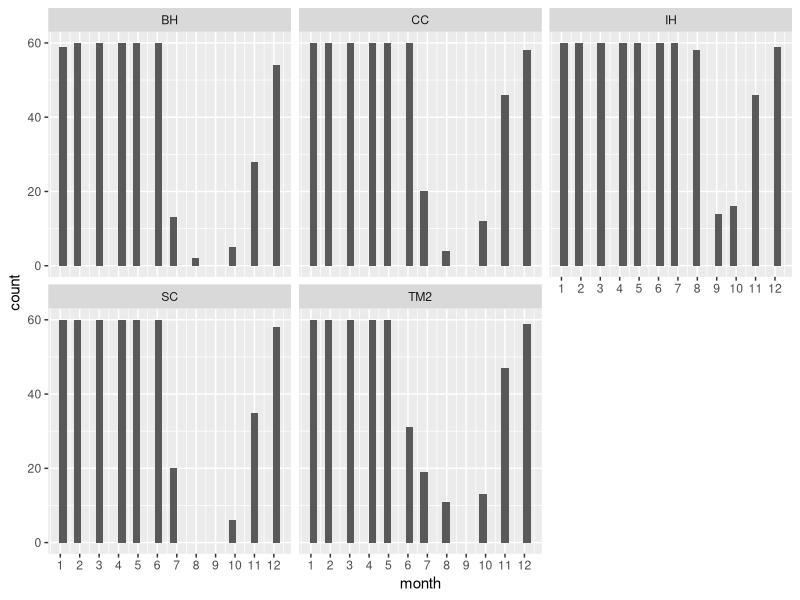

The R source for this figure: (Note: this script raises an error after producing the figure.)
## ---- chunk 1
knitr::opts_chunk$set(echo = TRUE)
#clear console if needed
#rm(list = ls())
## ---- chunk 2
library(raster) #for the CV function 
library(tidyverse)

sem <- function(x, na.rm=FALSE) { #standard error function 
  sd(x,na.rm=na.rm)/sqrt(length(na.omit(x)))
} 

true_round <- function(number, digits) { #rounding function that bypasses R's round to even default
  posneg <- sign(number)
  number <- abs(number) * 10^digits
  number <- number + 0.5 + sqrt(.Machine$double.eps)
  number <- trunc(number)
  number <- number / 10 ^ digits
  number * posneg
} 
## ---- chunk 3
#pop info
pops_common_garden <- read_csv("../input/WL2_Data/Pops_for_2023_WL2.csv") #pops included in common garden 
pops_common_garden_nonotes <- pops_common_garden %>% select(parent.pop:phylogroup, elevation.group) #subset columns

#Need to add YO1 for JGI:
yose1 <- tibble(parent.pop="YO1", phylogroup=NA) 
pops_common_garden_jgi <- bind_rows(pops_common_garden_nonotes, yose1)

#extra location info 
pop_loc <- read_csv("../input/Strep_tort_locs.csv")

#need to change YOSE to YO
pop_loc_yo <- pop_loc %>% mutate(parent.pop = str_replace(`Site code`, "YOSE(\\d+)", "YO\\1")) %>% select(Lat, Long, elev_m=`Elevation (m)`, parent.pop)

#merge in location info
pop_elev <- left_join(pops_common_garden_jgi, pop_loc_yo)

#add in common garden sites
sites_loc <- tibble(parent.pop=c("UCD_Garden", "WL2_Garden"), phylogroup=NA, Lat=c("38.53250", "38.82599"), Long=c("-121.78299", "-120.25090"), elev_m=c(16,2020))
pops_gardens_locs <- bind_rows(pop_elev, sites_loc)

#add row names
pops_gardens_locs_rowids <- pops_gardens_locs %>% rowid_to_column() %>% mutate(rowid = as.character(rowid))
## ---- chunk 4
flint_data1 <- read_csv("../input/Updated_Flint_Climate_Oct2024.csv") #This only goes through Aug 2024
flint_data2 <- read_csv("../input/Updated_Flint_Sept-Dec2024.csv") #Sept-Dec 2024

#merge:
flint_data <- bind_rows(flint_data1, flint_data2)
## ---- chunk 5
cwd <- flint_data %>% filter(str_detect(DataFileName, "cwd"))
cwd_long <- cwd %>% 
  pivot_longer(!DataFileName, names_to = "rowid", values_to = "cwd") %>% 
  extract(DataFileName, c("year", "month"), "(\\d+)(.*)", convert = TRUE) %>% 
  separate(month, into = c("month", "file_type")) %>% select(rowid, year, month, cwd)

pet <- flint_data %>% filter(str_detect(DataFileName, "pet"))
pet_long <- pet %>% 
  pivot_longer(!DataFileName, names_to = "rowid", values_to = "pet") %>% 
  extract(DataFileName, c("year", "month"), "(\\d+)(.*)", convert = TRUE) %>% 
  separate(month, into = c("month", "file_type")) %>% select(rowid, year, month, pet)

aet <- flint_data %>% 
  filter(str_detect(DataFileName, "aet"))
aet_long <- aet %>% 
  pivot_longer(!DataFileName, names_to = "rowid", values_to = "aet") %>% 
  extract(DataFileName, c("year", "month"), "(\\d+)(.*)", convert = TRUE) %>% 
  separate(month, into = c("month", "file_type")) %>% select(rowid, year, month, aet)

pck <- flint_data %>% filter(str_detect(DataFileName, "pck"))
pck_long <- pck %>% 
  pivot_longer(!DataFileName, names_to = "rowid", values_to = "pck") %>% 
  extract(DataFileName, c("year", "month"), "(\\d+)(.*)", convert = TRUE) %>% 
  separate(month, into = c("month", "file_type")) %>% select(rowid, year, month, pck)

ppt <- flint_data %>% filter(str_detect(DataFileName, "ppt"))
ppt_long <- ppt %>% 
  pivot_longer(!DataFileName, names_to = "rowid", values_to = "ppt") %>% 
  extract(DataFileName, c("year", "month"), "(\\d+)(.*)", convert = TRUE) %>% 
  separate(month, into = c("month", "file_type")) %>% select(rowid, year, month, ppt)

tmn <- flint_data %>% filter(str_detect(DataFileName, "tmn"))
tmn_long <- tmn %>% 
  pivot_longer(!DataFileName, names_to = "rowid", values_to = "tmn") %>% 
  extract(DataFileName, c("year", "month"), "(\\d+)(.*)", convert = TRUE) %>% 
  separate(month, into = c("month", "file_type")) %>% select(rowid, year, month, tmn)

tmx <- flint_data %>% filter(str_detect(DataFileName, "tmx"))
tmx_long <- tmx %>% 
  pivot_longer(!DataFileName, names_to = "rowid", values_to = "tmx") %>% 
  extract(DataFileName, c("year", "month"), "(\\d+)(.*)", convert = TRUE) %>% 
  separate(month, into = c("month", "file_type")) %>% select(rowid, year, month, tmx)

#merge:
flint_long <- full_join(aet_long, cwd_long)
flint_long <- full_join(flint_long, pck_long)
flint_long <- full_join(flint_long, pet_long)
flint_long <- full_join(flint_long, ppt_long)
flint_long <- full_join(flint_long, tmn_long)
flint_long <- full_join(flint_long, tmx_long)

flint_pops <- full_join(pops_gardens_locs_rowids, flint_long) 
#write_csv(flint_pops, "../output/Climate/Flint_AllSites_Dec2024.csv") 
## ---- chunk 6
pop_elev_climate <- flint_pops %>% 
  select(parent.pop, elevation.group, elev_m, Lat:Long, year:tmx) %>% #organize the columns 
  mutate(elevation.group=if_else(parent.pop=="UCD_Garden", "Low",  #add elevation group for gardens
                                 if_else(parent.pop=="WL2_Garden", "High", elevation.group))) %>% 
  filter(parent.pop!="YO1") #remove YO1 from the dataset 
#write_csv(pop_elev_climate, "../output/Climate/flint_climate_UCDpops.csv") #this is the file used in "Flint_Growth_Season.Rmd" and "Climate_PCAs_AllYear.Rmd"
## ---- chunk 7
month_nums <- tibble(month=c("jan","feb","mar","apr","may","jun","jul","aug","sep","oct","nov","dec"),
                     month_nums=c(1:12)) #give calendar months a number 

#merge:
flint_all_year_mosnums <- left_join(pop_elev_climate, month_nums) %>% arrange(parent.pop, year, month_nums) 

#define the water year as November-October:
flint_all_year_wtr_yr <- flint_all_year_mosnums %>% 
  mutate(wtr_yr = year + month_nums %in% c(11:12)) %>% 
  mutate(timeframe = case_when(
                                wtr_yr < 1964 ~ "beforehistoric",
                                wtr_yr >= 1964 & wtr_yr < 1994 ~ "historic",
                                wtr_yr >= 1994 & wtr_yr < 2024 ~ "recent")) %>%
                         mutate(timeframe = as.factor(timeframe), month = as.factor(month)) %>%
                         filter(wtr_yr != 1895, wtr_yr < 2024) %>% #remove years with less than 12 months of data 
                         mutate(months_wtryr = case_when(
                           month == "nov" ~ 1,
                           month == "dec" ~ 2,
                           month == "jan" ~ 3,
                           month == "feb" ~ 4,
                           month == "mar" ~ 5,
                           month == "apr" ~ 6,
                           month == "may" ~ 7, 
                           month == "jun" ~ 8,
                           month == "jul" ~ 9, 
                           month == "aug" ~ 10,
                           month == "sep" ~ 11,
                           month == "oct" ~ 12 )) %>% 
  select(parent.pop:month, timeframe, wtr_yr, months_wtryr, aet:tmx)  #organize the columns 
summary(flint_all_year_wtr_yr)
#write_csv(flint_all_year_wtr_yr, "../output/Climate/flint_all_year_wtr_yr.csv")

#water year is calculated Nov - October.  Could have issues with this, but move forward for now. Can be changed later. 
## ---- chunk 8
# Calculating average temp and diurnal range for each month
bioclim_wtr_yr_prep <- flint_all_year_wtr_yr %>% 
  mutate(tavg = (tmn + tmx)/2, t_diurnal = (tmx-tmn))

#Bio 1, 2, 4, 7, 12, 15
bioclim_wtr_yr_calc <- bioclim_wtr_yr_prep %>% 
  group_by(parent.pop, elevation.group, elev_m, timeframe, wtr_yr) %>% 
  summarise(ann_tmean=mean(tavg),  #Bio1 - Annual Mean Temperature
            mean_diurnal_range=mean(t_diurnal), #Bio2 - Mean Diurnal Range
            temp_seasonality=sd(tavg), #Bio4 - Temperature Seasonality
            temp_ann_range=(max(tmx))-(min(tmn)), #bio7 - temp annual range
            ann_ppt=sum(ppt), #bio12 - annual precip
            ppt_seasonality=cv(ppt+1)) #bio15 - Precipitation Seasonality (+1 to avoid strange CVs for areas where mean rainfaill is < 1)

# Calculating wettest, driest, warmest, and coldest months 
wettest_month <- bioclim_wtr_yr_prep %>%  #there's one wettest month per pop/year
  group_by(parent.pop, elevation.group, elev_m, timeframe, wtr_yr) %>% 
  slice_max(ppt)
driest_month <- bioclim_wtr_yr_prep %>%  #there's more than one driest month for some pops and years 
  group_by(parent.pop, elevation.group, elev_m, timeframe, wtr_yr) %>% 
  slice_min(ppt)
warmest_month <- bioclim_wtr_yr_prep %>% #there's more than one warmest month for 1 pop/year
  group_by(parent.pop, elevation.group, elev_m, timeframe, wtr_yr) %>% 
  slice_max(tavg)
coldest_month <- bioclim_wtr_yr_prep %>% #there's more than one driest month for some pops and years 
  group_by(parent.pop, elevation.group, elev_m, timeframe, wtr_yr) %>% 
  slice_min(tavg)

# Bio 8, 9, 18, 19
bio8_wtryr <- wettest_month %>% #bio8 = tmean_wettest_month
  dplyr::select(parent.pop, elevation.group, elev_m, timeframe, wtr_yr, tmean_wettest_month=tavg)
bio9_wtryr <- driest_month %>% #bio9 = tmean_driest_month
  group_by(parent.pop, elevation.group, elev_m, timeframe, wtr_yr) %>% 
  summarise(tmean_driest_month=mean(tavg)) #taking the average b/c some years where there are multiple driest months 
bio18_wtryr <- warmest_month %>% #bio18 = ppt_warmest_month
  group_by(parent.pop, elevation.group, elev_m, timeframe, wtr_yr) %>% 
  summarise(ppt_warmest_month=mean(ppt)) #taking the avg b/c more than one warmest month for one pop/year
bio19_wtryr <- coldest_month %>% #bio19 = ppt_coldest_month
  group_by(parent.pop, elevation.group, elev_m, timeframe, wtr_yr) %>% 
  summarise(ppt_coldest_month=mean(ppt)) #taking the avg b/c more than one coldest month for one pop/year
#merge:
bio8_9_wtryr <- full_join(bio8_wtryr, bio9_wtryr) 
bio18_19_wtryr <- full_join(bio18_wtryr, bio19_wtryr) 
all_periods_wtryr <- full_join(bio8_9_wtryr, bio18_19_wtryr)

#Merge all bioclims
bioclim_wtryr <- full_join(bioclim_wtr_yr_calc, all_periods_wtryr)
summary(bioclim_wtryr)
#write_csv(bioclim_wtryr, "../output/Climate/bioclim_wtr_yr.csv")
## ---- chunk 9
growyear_months <- tibble(month=c(1:12), growmonth=c(5, 6, 7, 8, 9, 10, 11, 12, 1, 2, 3, 4)) #start in Sept for low elev though due to after-ripening requirements 
pop_elev_climate_60 <- pop_elev_climate %>% 
  filter(parent.pop != "UCD_Garden") %>% #remove Davis garden 
  mutate(month = recode(month, #convert months to numbers 
  jan = 1,
  feb = 2,
  mar = 3,
  apr = 4,
  may = 5,
  jun = 6,
  jul = 7,
  aug = 8,
  sep = 9,
  oct = 10,
  nov = 11,
  dec = 12
)) %>% 
  left_join(growyear_months) %>% 
  mutate(grow_yr = year + month %in% c(9:12)) %>% #match water year to grow months 
  filter(grow_yr >= 1964, grow_yr < 2024) %>%  #use the most recent 60 years
  select(parent.pop:Long, year_cal=year, grow_yr, month, growmonth, cwd, pck, ppt, tmn, tmx) %>% 
  arrange(parent.pop, year_cal, month)

pop_elev_climate_60_avgs <- pop_elev_climate_60 %>% 
  group_by(parent.pop, elevation.group, elev_m, month) %>% 
  summarise_at(c("cwd", "pck", "ppt", "tmn", "tmx"), c(mean, sem), na.rm = TRUE) #60 year averages per month for each pop
names(pop_elev_climate_60_avgs) <- gsub("fn2", "sem", colnames(pop_elev_climate_60_avgs))
names(pop_elev_climate_60_avgs) <-gsub("fn1", "mean", colnames(pop_elev_climate_60_avgs))
pop_elev_climate_60_avgs <- pop_elev_climate_60_avgs %>% mutate(PckSum=sum(pck_mean)) #estimate of average total snowpack in a year 
## ---- chunk 10
nosnow_pops_60 <- pop_elev_climate_60_avgs %>% filter(PckSum < 70)
unique(nosnow_pops_60$parent.pop) #BH, CC, TM2, SC, IH 
summary(nosnow_pops_60) #3rd quartile of CWD = 85.15

nosnow_pops_60_tojoin <- nosnow_pops_60 %>% select(parent.pop:elev_m, PckSum) %>% distinct() #pull out PckSum
nosnow_pops_60_years <- left_join(nosnow_pops_60_tojoin, pop_elev_climate_60) #add PckSum to full 60 year data frame 

#first month
nosnow_60_first_month <- nosnow_pops_60_years %>%
  group_by(parent.pop, elevation.group, elev_m, grow_yr) %>% 
  filter(ppt>=25) %>% 
  arrange(growmonth) %>% 
  filter(row_number()==1) #get first month for each pop and year with germinating inducing rain 
nosnow_60_first_month_tomerge <- nosnow_60_first_month %>% 
  select(parent.pop:elev_m, grow_yr, firstmonth=growmonth) #first month is in grow month not calendar month format
#merge:
nosnow_60_first_month_col <- full_join(nosnow_pops_60_years, nosnow_60_first_month_tomerge)

#last month
nosnow_60_last_month <- nosnow_60_first_month_col %>%
  group_by(parent.pop, elevation.group, elev_m, grow_yr) %>% 
  filter(growmonth>firstmonth) %>% #start the search at the first month of the growth season 
  filter(cwd>85.15) %>% #last month is when cwd gets too high 
  arrange(growmonth) %>% 
  filter(row_number()==1)
nosnow_60_last_month_tomerge <- nosnow_60_last_month %>% 
  select(parent.pop:elev_m, grow_yr, lastmonth=growmonth) #last month is in grow month not calendar month format
nosnow_60_last_month_col <- full_join(nosnow_60_first_month_col, nosnow_60_last_month_tomerge) %>% 
  select(parent.pop:growmonth, firstmonth, lastmonth, cwd:tmx)
## ---- chunk 11
nosnow_60_last_month_col %>% filter(is.na(lastmonth)) %>% arrange(grow_yr) #16 cases in IH with no last month 
nosnow_60_last_month_col %>% filter(parent.pop=="IH") #most of above = cases where the next Sept is the month with cwd past the threshold --> figure out how to add this month into the final climate 
##except 2005 & 2019 (for those 2 cwd didn't get above 85.15 until after the next growth season started) --> use max end date for these 
pop_elev_climate %>% filter(parent.pop=="IH") %>% filter(month=="sep", year==2023) #high cwd in sept 2023

nosnow_60_last_month_col %>% filter(is.na(firstmonth)) %>% arrange(grow_yr) #0 cases 
nosnow_60_last_month_col %>% filter(firstmonth>4) #1 case in BH (2014) where first month is after December, this is fine, right?

nosnow_60_last_month_col %>% filter(lastmonth<4) %>% arrange(parent.pop, grow_yr) #1 case in BH 1979 where last month is less than 4 (earlier than December), it's actually only 1 month post start
nosnow_60_last_month_col %>% filter(lastmonth==firstmonth) %>% arrange(parent.pop, grow_yr) #0 cases
nosnow_60_last_month_col %>% filter(lastmonth==1) %>% arrange(parent.pop, grow_yr) #0 cases where Sept is last month 
nosnow_60_last_month_col %>% filter(lastmonth<6) #1 case where Oct-Dec is the last month (same BH as above)
nosnow_60_last_month_col %>% filter(growmonth==firstmonth+1, cwd>85.15) %>% arrange(parent.pop, grow_yr) #1 case where cwd is high in the second growth month (same BH as above - 1979)
nosnow_60_last_month_col %>% filter(parent.pop=="BH", grow_yr==1979) #next growmonth with high enough CWD = 10, use that instead of 2? 
## ---- chunk 12
summary(nosnow_60_last_month_col) #first month in data set = 1, last month in data set = 12 (in grow months)
nosnow_60_last_month_col %>% filter(parent.pop=="IH") %>% summarise(maxEnd=max(lastmonth, na.rm=TRUE)) #max end = 12 in grow months 

nosnow_60first_last_month <- nosnow_60_last_month_col %>% 
  mutate(lastmonth=if_else(parent.pop=="IH" & grow_yr==2005, 12, #use the max end for the cases were CWD never > 85.15
         if_else(parent.pop=="IH" & grow_yr==2019, 12, #use the max end for the cases were CWD never > 85.15
          if_else(parent.pop=="BH" & grow_yr==1979, 10, #use the next month with high CWD
                 lastmonth))))

#deal with cases for IH where sept is the last month 
IH_sept_last_month <- nosnow_60first_last_month %>% 
  filter(is.na(lastmonth)) %>% 
  mutate(lastmonth=13) %>% #last month will be the 13th month 
  arrange(grow_yr) #14 years left for IH with no last month (last month = next year's Sept)

IH_sept_last_month_only <- IH_sept_last_month %>% 
  ungroup() %>% 
  select(parent.pop, year_cal=grow_yr, firstmonth) %>% 
  distinct() %>% #just have 1 row per year where we need to add sept
  left_join(pop_elev_climate_60) %>% 
  filter(month==9) %>% 
  mutate(grow_yr=year_cal, growmonth=13, lastmonth=13) #change grow_yr to include sept 
#still need 2023 sept:
IH_2023_sept <- pop_elev_climate %>% filter(parent.pop=="IH") %>% filter(month=="sep", year==2023) %>% 
  mutate(grow_yr=year, month=9, growmonth=13, lastmonth=13, firstmonth=1) %>% 
  select(parent.pop, year_cal=year, elevation.group:Long, grow_yr, month,growmonth,firstmonth, lastmonth, cwd, pck, ppt:tmx)
## ---- chunk 13
IH_sept_last_month_fixed <- IH_sept_last_month %>% 
  bind_rows(IH_sept_last_month_only) %>% #add rows for sept in 
  bind_rows(IH_2023_sept) %>% 
  arrange(year_cal, month) %>% 
  select(-PckSum) %>% #remove this since we lost it on the new rows 
  group_by(parent.pop, elevation.group, elev_m, grow_yr) %>% 
  filter(growmonth>firstmonth) %>% #first and last month are in grow month format not calendar year 
  filter(growmonth<=lastmonth) %>% 
  arrange(parent.pop, grow_yr, growmonth)

nosnow_grwseason_60 <- nosnow_60first_last_month %>% 
  group_by(parent.pop, elevation.group, elev_m, grow_yr) %>% 
  filter(growmonth>firstmonth) %>% #first and last month are in grow month format not calendar year 
  filter(growmonth<=lastmonth) %>% 
  bind_rows(IH_sept_last_month_fixed) %>% 
  arrange(parent.pop, grow_yr, growmonth) 

xtabs(~parent.pop+month, data=nosnow_grwseason_60)
nosnow_grwseason_60 %>% ggplot(aes(x=month)) + geom_histogram() +
  scale_x_continuous(breaks=c(1, 2, 3, 4, 5,6,7,8,9,10, 11, 12)) +
  facet_wrap(~parent.pop)
## ---- chunk 14
snow_pops_60 <- pop_elev_climate_60_avgs %>% filter(PckSum >= 70)
unique(snow_pops_60$parent.pop) #18 pops + garden site get some significant snowpack per year 

snow_pops_60_tojoin <- snow_pops_60 %>% select(parent.pop:elev_m, PckSum) %>% distinct()
snow_pops_60_years <- left_join(snow_pops_60_tojoin, pop_elev_climate_60) 

#first month
snow_60_first_month <- snow_pops_60_years %>%
  group_by(parent.pop, elevation.group, elev_m, year_cal) %>% #find snow pops growth season within the normal calendar year since they can end as late as December 
  filter(pck==0) %>% 
  filter(tmn > 0) %>% 
  arrange(month) %>% 
  filter(row_number()==1) #get first month for each pop and year with no snowpack for germ
snow_60_first_month_tomerge <- snow_60_first_month %>% 
  select(parent.pop:elev_m, year_cal, firstmonth=month)
snow_60_first_month_col <- full_join(snow_pops_60_years, snow_60_first_month_tomerge)

#last month 
snow_60_last_month <- snow_60_first_month_col %>%
  group_by(parent.pop, elevation.group, elev_m, year_cal) %>% 
  filter(month>firstmonth) %>% 
  filter(if_else(pck>70, pck>70, 
                 if_else(pck>0, tmn < 0, tmn <= -5))) %>%  #-5 is moderate freeze (Pardee et al. 2017)
  arrange(month) %>% 
  filter(row_number()==1) #get first month after growstart for each pop and year with pck >70 OR pck>0 & tmn <0 OR tmn <-5
snow_60_last_month_tomerge <- snow_60_last_month %>% 
  select(parent.pop:elev_m, year_cal, firstmonth,lastmonth=month)
snow_60_last_month_col <- full_join(snow_60_first_month_col, snow_60_last_month_tomerge) %>% 
  select(firstmonth, lastmonth, year_cal:tmx)
## ---- chunk 15
snow_60_last_month_col %>% filter(is.na(firstmonth)) #no cases where there isn't a firstmonth
snow_60_last_month_col %>% filter(is.na(lastmonth)) #232 cases where there isn't a lastmonth 
#***WHAT TO DO FOR THESE CASES? Make the last month 12 (Dec)
#*no snow_pack, or min temp > -5 

snow_60_last_month_col %>% filter(lastmonth==firstmonth) %>% arrange(parent.pop, year_cal) #no cases where last month is first month 

snow_60_last_month_col %>% filter(lastmonth==firstmonth+1) %>% arrange(parent.pop, year_cal) 
#***I added a temperature requirement for temp >0 for the first month and still get 16 cases where there is heavy snow in the month after the first month 
snow_60_last_month_col %>% filter(lastmonth==firstmonth+2) #12 case where there was sig snowpack in the second month after the first month of 0 snowpack 

heavysnow_60 <- snow_60_last_month_col %>% filter(lastmonth==firstmonth+1) %>% filter(month==firstmonth)
summary(heavysnow_60)
unique(heavysnow_60$parent.pop)
heavysnow_60 %>% filter(elev_m>1800)
#"DPR" "FR" "WL1" "WL2" "WR", "YO4" 
#*Temps range from just above freezing (0.080) to 3.3 (which seems like an acceptable temp given we vernalize at 4C)
#*OR START THE CHECK IN FEB FOR POPS > 6000 FT (ONLY 2 ABOVE 6000 FEET, both in 2014)
#*OR just take these cases out
## ---- chunk 16
snow_60first_last_month_for_calc <- snow_60_last_month_col %>% 
  mutate(lastmonth=if_else(is.na(lastmonth), 12, lastmonth)) %>% #for cases with no last month - make last month 12
  filter(lastmonth > firstmonth+2) %>% #remove cases where last month is first month +1 or 2 
  select(firstmonth:lastmonth, parent.pop, elevation.group, elev_m, year) %>% 
  distinct()
#snow_60first_last_month_for_calc %>% filter(parent.pop=="CP2", year=="2011") #converting last month to 12 worked for the cases where it was NA before 

snow_60_avg_first_last_month <- snow_60first_last_month_for_calc %>% 
  group_by(parent.pop, elevation.group, elev_m) %>% 
  summarise(AvgFirstMonth=mean(firstmonth), First_sem=sem(firstmonth),
            AvgLastMonth=mean(lastmonth), Last_sem=sem(lastmonth)) %>% 
  arrange(elevation.group, elev_m)
snow_60_avg_first_last_month
#Start = May-July for "high" elev, Feb-May for "mid" elevation 
#End = Nov-Dec

#Used Standard Rounding
snow_avg_first_last_month_60 <- snow_60_avg_first_last_month %>% 
  mutate(AvgFirstMonth=true_round(AvgFirstMonth, 0), AvgLastMonth=true_round(AvgLastMonth, 0)) %>% 
  select(parent.pop:elev_m, AvgFirstMonth, AvgLastMonth)

snow_60_avg_first_last_month_allmonths <- left_join(snow_pops_60_years, snow_avg_first_last_month_60)
## ---- chunk 17
snow_grwseason_60 <- snow_60_avg_first_last_month_allmonths %>% 
  group_by(parent.pop, elevation.group, elev_m, year) %>% 
  filter(month>AvgFirstMonth) %>% 
  filter(month<=AvgLastMonth)

xtabs(~parent.pop+month, data=snow_grwseason_60)
snow_grwseason_60 %>% ggplot(aes(x=month)) + geom_histogram() +
  scale_x_continuous(breaks=c(1, 2, 3, 4, 5,6,7,8,9,10, 11, 12)) +
  facet_wrap(~parent.pop)
## ---- chunk 18
flint_60_grwseason <- rbind(nosnow_grwseason_60, snow_grwseason_60) %>% 
  mutate(timeframe = case_when(
                                year >= 1964 & year < 1994 ~ "historic",
                                year >= 1994 & year < 2024 ~ "recent")) %>% 
  select(parent.pop:elev_m, Lat:Long, timeframe, year, month, PckSum, cwd:tmx) #organize the columns 
unique(flint_60_grwseason$parent.pop)

#write_csv(flint_60_grwseason, "../output/Climate/flint_climate_growthseason_60.csv")
## ---- chunk 19
# Calculating average temp and diurnal range for each month
bioclim_60_meantemp_prep <- flint_60_grwseason %>% 
  mutate(tavg = (tmn + tmx)/2, t_diurnal = (tmx-tmn))

# Bio 1, 2, 4, 7, 12, 15
bioclim_60_calc <- bioclim_60_meantemp_prep %>% 
  group_by(parent.pop, elevation.group, elev_m, year) %>% 
  summarise(ann_tmean=mean(tavg),  #Bio1 - Annual Mean Temperature
            mean_diurnal_range=mean(t_diurnal), #Bio2 - Mean Diurnal Range
            temp_seasonality=sd(tavg), #Bio4 - Temperature Seasonality
            temp_ann_range=(max(tmx))-(min(tmn)), #bio7 - temp annual range
            ann_ppt=sum(ppt), #bio12 - annual precip
            ppt_seasonality=cv(ppt+1)) #bio15 - Precipitation Seasonality (+1 to avoid strange CVs for areas where mean rainfaill is < 1)

# Calculating wettest, driest, warmest, and coldest months 
wettest_month <- bioclim_60_meantemp_prep %>%  #there's one wettest month per pop/year
  group_by(parent.pop, elevation.group, elev_m, timeframe, year) %>% 
  slice_max(ppt)
driest_month <- bioclim_60_meantemp_prep %>%  #there's more than one driest month for some pops and years 
  group_by(parent.pop, elevation.group, elev_m, timeframe, year) %>% 
  slice_min(ppt)
warmest_month <- bioclim_60_meantemp_prep %>% #there's one warmest month per pop/year
  group_by(parent.pop, elevation.group, elev_m, timeframe, year) %>% 
  slice_max(tavg)
coldest_month <- bioclim_60_meantemp_prep %>% #there's one coldest month per pop/year
  group_by(parent.pop, elevation.group, elev_m, timeframe, year) %>% 
  slice_min(tavg)

# Bio 8, 9, 18, 19
bio8_60 <- wettest_month %>% #bio8 = tmean_wettest_month
  dplyr::select(parent.pop, elevation.group, elev_m, year, tmean_wettest_month=tavg)
bio9_60 <- driest_month %>% #bio9 = tmean_driest_month
  group_by(parent.pop, elevation.group, elev_m, year) %>% 
  summarise(tmean_driest_month=mean(tavg)) #taking the average b/c some years where there are multiple driest months 
bio18_60 <- warmest_month %>% #bio18 = ppt_warmest_month
  dplyr::select(parent.pop, elevation.group, elev_m, year, ppt_warmest_month=ppt)
bio19_60 <- coldest_month %>% #bio19 = ppt_coldest_month
  dplyr::select(parent.pop, elevation.group, elev_m, year, ppt_coldest_month=ppt)
# Merge:
bio8_9_60 <- full_join(bio8_60, bio9_60)
bio18_19_60 <- full_join(bio18_60, bio19_60)
all_periods_60 <- full_join(bio8_9_60, bio18_19_60)

# Merge all bioclims:
bioclim_60_grwseason <- full_join(bioclim_60_calc, all_periods_60)
#write_csv(bioclim_60_grwseason, "../output/Climate/BioClim_growthseason_60.csv")
## ---- chunk 20
#flint_all_year_wtr_yr  #flint water year climate data frame with all years and months + both garden sites
#bioclim_wtryr          #bioclim water year climate data frame with all years + both garden sites
#flint_60_grwseason     #flint growth season climate data frame with most recent 60 years and grow months + WL2 garden 
#bioclim_60_grwseason   #bioclim water year climate data frame with most recent 60 years + WL2 garden 

#summarize flint by year to merge it with the bioclim data
flint_yrly_avgs_wtr_yr <- flint_all_year_wtr_yr %>% 
  filter(timeframe!="beforehistoric", parent.pop!="UCD_Garden") %>% 
  rename(year=wtr_yr, year_cal=year) %>% 
  group_by(parent.pop, elevation.group, elev_m, Lat, Long, timeframe, year) %>% 
  summarise_at(c("cwd", "pck", "ppt", "tmn", "tmx"), c(mean), na.rm = TRUE)

flint_yrly_avgs_grwssn <- flint_60_grwseason %>% 
  group_by(parent.pop, elevation.group, elev_m, Lat, Long, timeframe, year) %>% 
  summarise_at(c("cwd", "pck", "ppt", "tmn", "tmx"), c(mean), na.rm = TRUE)

#subset bioclim water year
bioclim_wtryr_to_merge <- bioclim_wtryr %>% 
  filter(timeframe!="beforehistoric", parent.pop!="UCD_Garden") %>% 
  rename(year=wtr_yr) 

#merge
wtr_yr_clim <- left_join(flint_yrly_avgs_wtr_yr, bioclim_wtryr_to_merge) %>% mutate(Season="Water Year")
grwssn_clim <- left_join(flint_yrly_avgs_grwssn, bioclim_60_grwseason) %>% mutate(Season="Growth Season")
all_clim <- bind_rows(wtr_yr_clim, grwssn_clim)
#write_csv(all_clim, "../output/Climate/All_Clim.csv")
